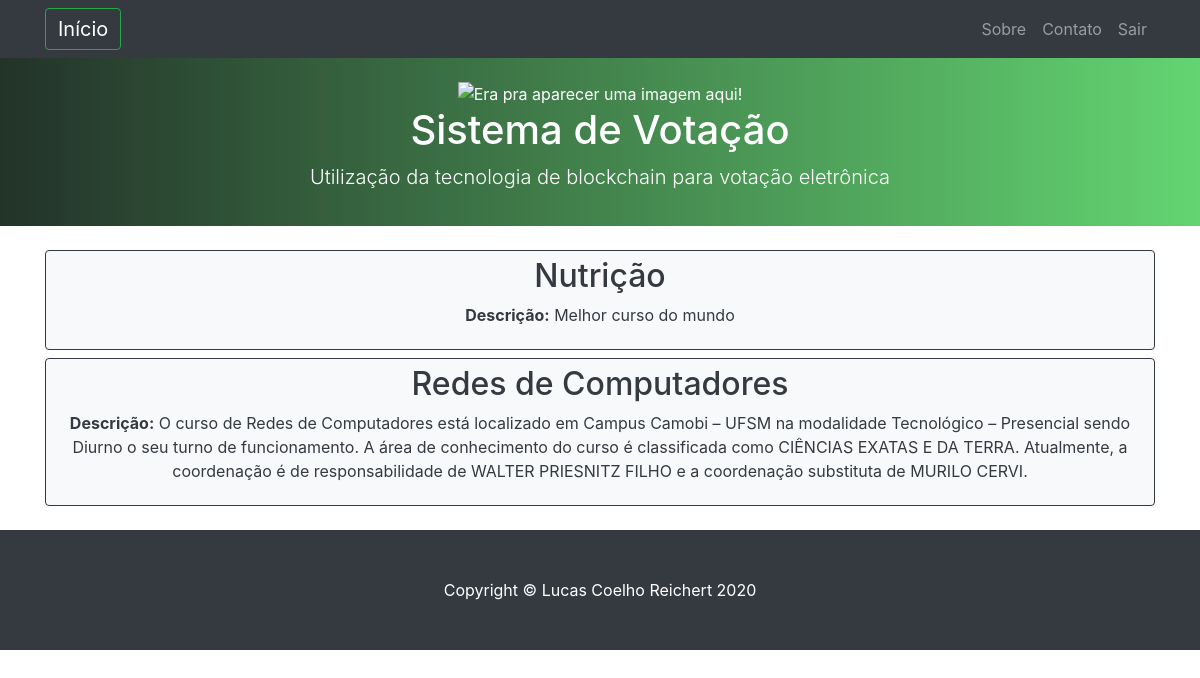
/cursos/consulta/ (signed in), run on the app's committed database.
### cursos/models.py (models this page shows, shortened)
class Curso(models.Model):
    nome = models.CharField(max_length=100)
    descricao = models.CharField(max_length=500)
    carga_horaria = models.IntegerField()
    centro = models.CharField(max_length=50) # pensar em criar uma tabela para o centro
    data = models.DateTimeField(default=timezone.now)

### cursos/views.py (the view)
# urls.py: path('consulta/', views.consulta, name='consulta_cursos'),
def consulta(request): # Listagem dos cursos criados
    if not request.session.get('logado'): # se não estiver logado
        return redirect('login') # redireciona para a tela de login
    title = 'Consulta de Cursos'
    cursos = Curso.objects.filter().order_by('nome') #buscar os cursos no banco e ordenar pelo nome
    context =  {
        'cursos': cursos,
        'title': title,
    }
    return render(request, 'cursos/consulta.html', context) #chamar o template de consulta, passando a lista de cursos como parâmetro

### cursos/templates/cursos/consulta.html
{% extends 'base.html' %}
{% block content %}
    {% for curso in cursos %}
        <a method="POST" class="btn btn-light btn-block btn-outline-dark" href="{% url 'edicao_cursos' pk=curso.pk %}"><div>
            <h2> {{ curso.nome }}</h2>
            <p><b>Descrição:</b> {{ curso.descricao}}</p>
        </div></a>
    {% endfor %}
{% endblock %}

### data on the page
Curso: nome "Nutrição", descricao "Melhor curso do mundo"
Curso: nome "Redes de Computadores", descricao "O curso de Redes de Computadores está localizado em Campus Camobi – UFSM na modalidade Tecnológico – Presencial sendo Diurno o seu turno de funcionamento. A área de conhecimento do curso é classificada como CIÊNCIAS EXATAS E DA TERRA. Atualmente, a coordenação é de responsabilidade de WALTER PRIESNITZ FILHO e a coordenação substituta de MURILO CERVI."
